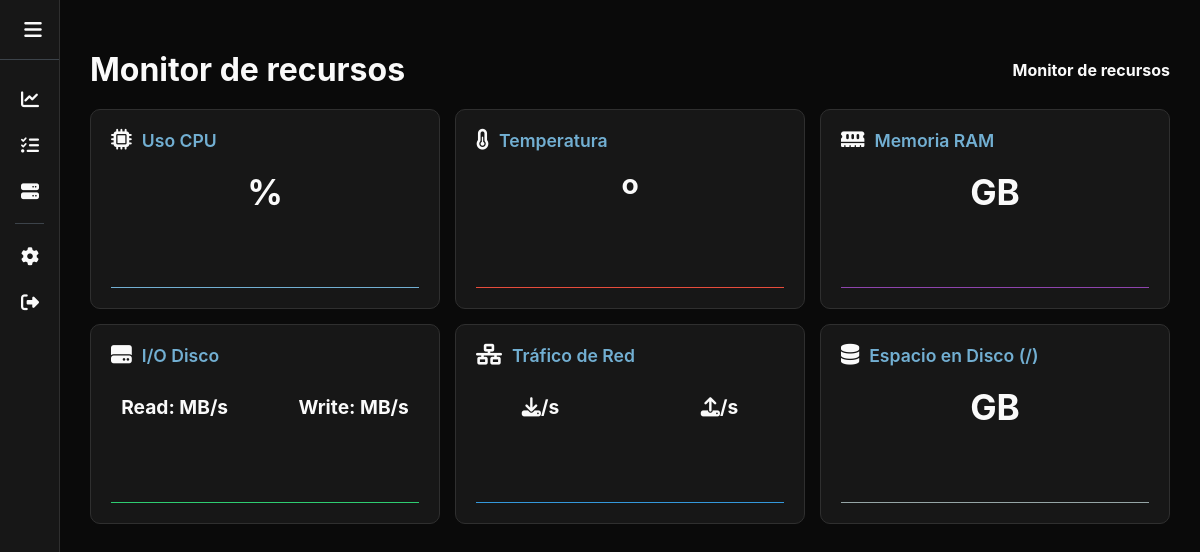
Before: /monitor (signed in) with the older database file.
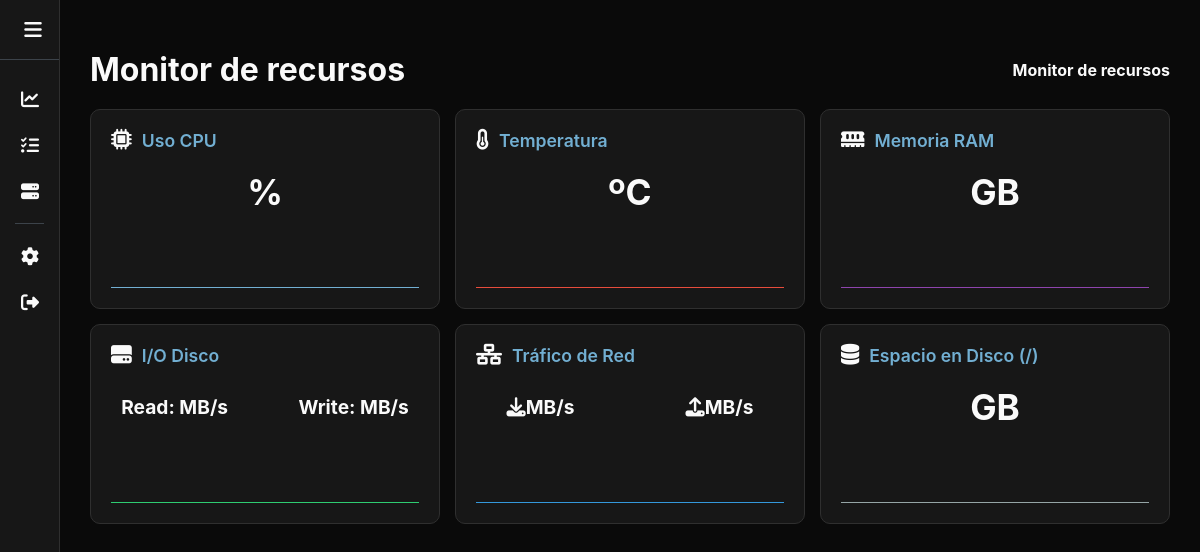
After: the same page with the newer database file.
### db_models.py (models this page shows, shortened)
class Setting(db.Model):
    key = db.Column(db.String(50), primary_key=True)
    value = db.Column(db.String(255), nullable=False)

### monitor/routes.py (the view)
@monitor_bp.route('/')
@monitor_bp.route('/monitor')
@login_required
def monitor():
    return render_template('monitor.html')

### app.py (called while the page is built)
def create_app():
    app = Flask(__name__, template_folder='templates')
    app.config['SQLALCHEMY_DATABASE_URI'] = 'sqlite:///database.db'
    app.config['SQLALCHEMY_TRACK_MODIFICATIONS'] = False
    db.init_app(app)
    @app.context_processor
    def inject_settings():
        try:
            all_settings = {s.key: s.value for s in Setting.query.all()}
        except:
            all_settings = {}
        return dict(settings=all_settings)
    with app.app_context():
        db.create_all()
    app.config.from_object(Config)
    app.secret_key = Config.SECRET_KEY
    Config.validate()
    app.register_blueprint(auth_bp)
    app.register_blueprint(monitor_bp)
    app.register_blueprint(streams_bp)
    iniciar_logs()
    iniciar_resources(app)
    iniciar_process(app)
    iniciar_disks(app)
    return app

### templates/monitor.html (shortened to what this page needs)
{% extends "base.html" %}
{% block content %}
<div class="monitor-container">
    <div class="title-container">
        <h1 class="title">Monitor de recursos</h1>
        <h4 id="timestamp">Monitor de recursos</h1>
    </div>
    <div class="main-div">
        <div class="metric-card" id="card-cpu">
            <div class="metric-header"><i class="fa-solid fa-microchip"></i>Uso CPU</div>
            <div class="metric-body">%</div>
            <div class="chart-container">
                <canvas id="chart-cpu"></canvas>
            </div>
        </div>
        <div class="metric-card" id="card-temp">
            <div class="metric-header"><i class="fa-solid fa-temperature-half"></i> Temperatura</div>
            <div class="metric-body">º{{settings.temp_unit}}</div>
            <div class="chart-container">
                <canvas id="chart-temp"></canvas>
            </div>
        </div>
        <div class="metric-card" id="card-ram">
            <div class="metric-header"><i class="fa-solid fa-memory"></i> Memoria RAM</div>
            <div class="metric-body">GB</div>
            <div class="chart-container">
                <canvas id="chart-ram"></canvas>
            </div>
        </div>
        <div class="metric-card" id="card-disk">
            <div class="metric-header"><i class="fa-solid fa-hard-drive"></i> I/O Disco</div>
            <div class="double-metric-body">
                <div>
                    Read: MB/s
                </div>
                <div>
                    Write: MB/s
                </div>
            </div>
            <div class="chart-container">
                <canvas id="chart-disk-usage"></canvas>
            </div>
        </div>
        <div class="metric-card" id="card-net">
            <div class="metric-header"><i class="fa-solid fa-network-wired"></i> Tráfico de Red</div>
            <div class="double-metric-body">
                <div>
                    <i class="fa-solid fa-download"></i>{{settings.net_units}}/s
                </div>
                <div>
                    <i class="fa-solid fa-upload"></i>{{settings.net_units}}/s
                </div>
            </div>
            <div class="chart-container">
                <canvas id="chart-net"></canvas>
            </div>
        </div>
        <div class="metric-card" id="card-disk">
            <div class="metric-header"><i class="fa-solid fa-database"></i> Espacio en Disco (/)</div>
            <div class="metric-body">GB</div>
            <div class="chart-container">
                <canvas id="chart-disk-space"></canvas>
            </div>
        </div>
    </div>
</div>
{% endblock %}

Changed rows visible on the page:
added Setting: net_units "MB"
Other visible differences:
{{ settings.temp_unit }}: (not shown) → "C"
